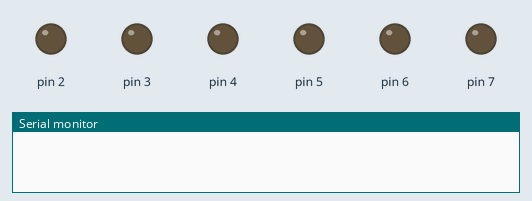
The sketch below on a simulated Arduino Uno, built with avr-gcc and run on an emulated ATmega328P. Shown: output pins drawn as LEDs (lit = HIGH), the last lines printed to the serial monitor. Storage starts empty; the audio player accepts every command and is not drawn.

Above: at 0.1 s.
At 25.1 s:
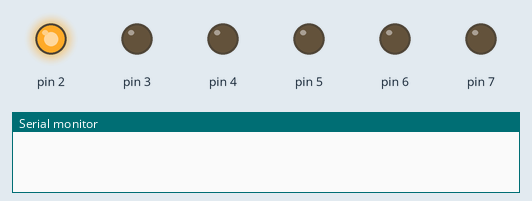
At 31.6 s:
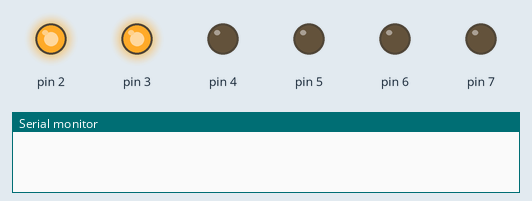
At 39.8 s:
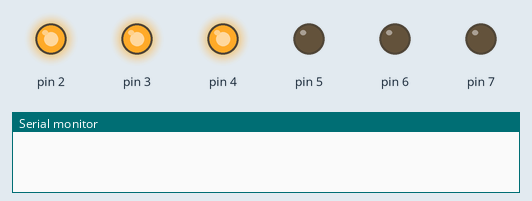
At 47.8 s:
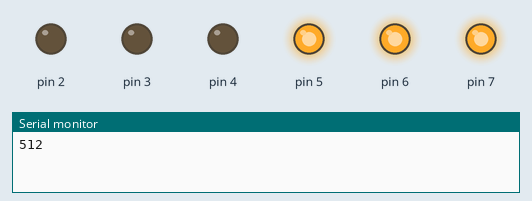
Timing chart, 0 to 49.3 s (numbered marks = the images above):
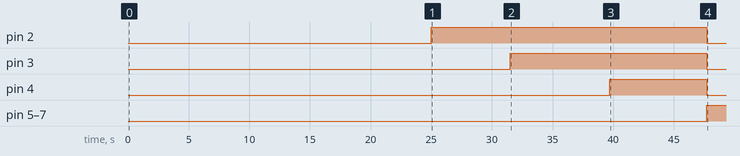

Measured:
- by itself, pin 2: LOW → HIGH at 25.0 s, → LOW 22.7 s later
- by itself, pin 3: LOW → HIGH at 31.5 s, → LOW 16.2 s later
- by itself, pin 4: LOW → HIGH at 39.7 s, → LOW 8.0 s later
- by itself, pin 5–7: LOW → HIGH at 47.7 s

The sketch:

audio_light_4.0.ino
```cpp
#include "SD.h"
#define SD_ChipSelectPin 10
#include "SPI.h"
#include "TMRpcm.h"

TMRpcm Cancion;

void setup()
{
  Serial.begin(9600);
  pinMode(2, OUTPUT);
  pinMode(3, OUTPUT);
  pinMode(4, OUTPUT);
  pinMode(5, OUTPUT);
  pinMode(6, OUTPUT);
  pinMode(7, OUTPUT);
  if (!SD.begin(SD_ChipSelectPin))
  {
    Serial.println("SD fail");
    return;
  }
  Cancion.speakerPin = 9;
}
//
//int get_trigger()
//{
//  delay (10000);
//  int sensorValue = analogRead(A2);
//  //Serial.println(sensorValue);
//  return sensorValue;
//}

void loop()
{
  Cancion.setVolume(5);
  Cancion.quality(1);
  Cancion.play("intro.wav");
  delay(25000);
  digitalWrite(2,HIGH);
  delay(6500);
  digitalWrite(3,HIGH);
  delay(8200);
  digitalWrite(4,HIGH);
  digitalWrite(8,HIGH);
  delay(8000);
  int sensorValue = analogRead(A2);
  Serial.println(sensorValue);
  if (sensorValue > 300)
  {
    Cancion.play("bad.wav");
    digitalWrite(2, LOW);
    digitalWrite(3, LOW);
    digitalWrite(4, LOW);
    digitalWrite(5, HIGH);
    digitalWrite(6, HIGH);
    digitalWrite(7, HIGH);
    delay(100000);
  }
  else
  {
    Cancion.play("good.wav");
    delay(100000);
  }
}

void bad_ending()
{
  Cancion.setVolume(1);
  Cancion.quality(1);
  Cancion.play("bad.wav");
  digitalWrite(2, LOW);
  digitalWrite(3, LOW);
  digitalWrite(4, LOW);
  digitalWrite(5, HIGH);
  digitalWrite(6, HIGH);
  digitalWrite(7, HIGH);
}

void good_ending()
{
  Cancion.setVolume(1);
  Cancion.quality(1);
  Cancion.play("good.wav");
}
```
